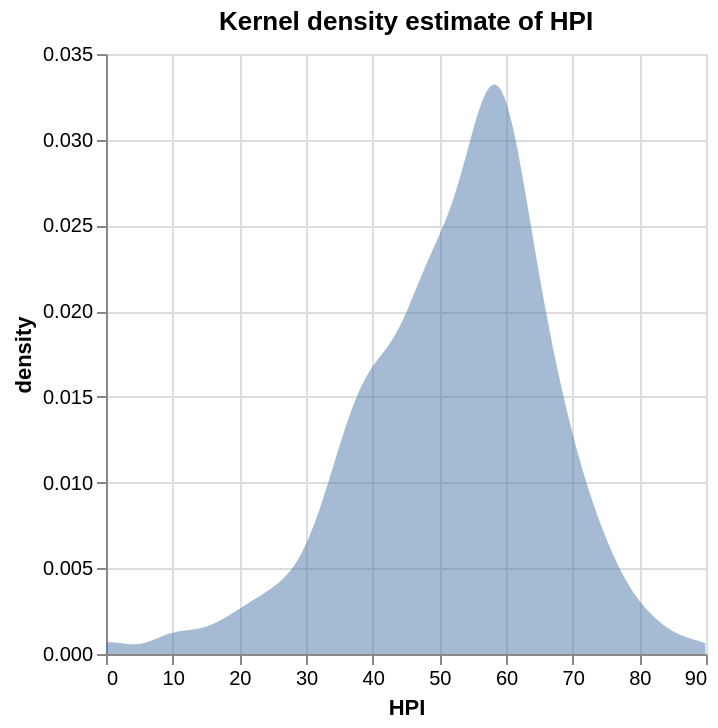

Notebook code for this chart:
### Markdown cell above
---

###График 8 — KDE Plot для HPI

### Code cell
kde_data = df[df['hpi'].notna()].sample(n=min(2000, len(df)), random_state=42)

alt.Chart(kde_data).transform_density(
    'hpi',
    as_=['hpi', 'density']
).mark_area(opacity=0.5).encode(
    x=alt.X('hpi', title='HPI'),
    y='density:Q',
).properties(title='Kernel density estimate of HPI')

### Figure 1 — Vega-Lite specification as saved in the notebook (floating-point values rounded to 4 significant figures; data arrays with more than 128 entries replaced by an {"elided": "..."} marker saying what was removed)
{"config": {"view": {"continuousWidth": 300, "continuousHeight": 300}}, "data": {"name": "data-efb9e831d9b22a750d693fedd3cfc300"}, "mark": {"type": "area", "opacity": 0.5}, "encoding": {"x": {"field": "hpi", "title": "HPI", "type": "quantitative"}, "y": {"field": "density", "type": "quantitative"}}, "title": "Kernel density estimate of HPI", "transform": [{"density": "hpi", "as": ["hpi", "density"]}], "$schema": "https://vega.github.io/schema/vega-lite/v5.20.1.json", "datasets": {"data-efb9e831d9b22a750d693fedd3cfc300": {"elided": "2000 records"}}}
